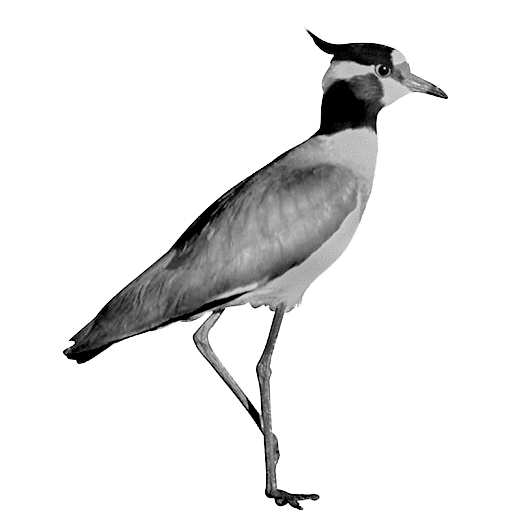
%> input picture stim/original/bird_01.tif, 512 x 512 px; its folder holds only this picture in this run
$ octave gabor_similarity.m   (GNU Octave 9; MATLAB toolbox functions it lacks are replaced by stand-ins)
%> lines starting %> are read from the running program, lines starting %| are printed output that depends on the picture
%> further down, im1 is the input picture: size 512x512 uint8; min 0, max 255, mean 232.2
### modelling/GWTgrid_simple.m
function [JetsMagnitude, JetsPhase, GridPosition] = GWTWgrid_Simple(Im,ComplexOrSimple,GridSize,Sigma)
%> called with ComplexOrSimple = 0, GridSize = 0

%%
%% The goal of this function is to transform a image with gabor wavelet
%% method, and then convultion values at limited positions of the image
%% will be choosed as output
%%
%% Usage: [JetsMagnitude, JetsPhase, GridPosition] = GWTWgrid_Simple(Im,ComplexOrSimple,GridSize,Sigma)
%%
%% Inputs to the function:
%%   Im                  -- The image you want to reconstruct with this function
%%
%%   ComplexOrSimple     -- If input is 0, the JetsMagnitude would be complex cell responses (40 values) (default)
%%                          If input is 1, the JetsMagnitude would be simple cell responses (80 values)
%%
%%   GridSize            -- If input is 0, grid size is 10*10 (default);
%%                          If input is 1, grid size is 12*12 ;
%%                          If input is 2, grid size would be the image size (128*128 or 256*256)
%%
%%   Sigma               -- control the size of gaussion envelope
%%
%%
%% Outputs of the functions:
%%   JetsMagnitude       -- Gabor wavelet transform magnitude
%%   JetsPhase           -- Gabor wavelet transform phase
%%   GridPosition        -- postions sampled
%%
%%

if nargin < 1
    disp('Please input the image you want to do gabor wavelet transform.');
    return;
end

if nargin < 2
    ComplexOrSimple = 0;
    GridSize = 0;
    Sigma = 2*pi;
end

if nargin < 3
    GridSize = 0;
    Sigma = 2*pi;
end

if nargin < 4
    Sigma = 2*pi;
end

%% FFT of the image
Im = double(Im);
ImFreq = fft2(Im);
[SizeX,SizeY] = size(Im);
%> SizeX = 256; SizeY = 256
if (SizeX~=SizeY)
    disp('The image has to be squared. Please try again');
    return;
end

%% generate the grid
if SizeX==256
    if GridSize == 0
        RangeXY = 40:20:220;
    elseif GridSize == 1
        RangeXY = 20:20:240;
    else
        RangeXY = 1:256;
    end
    [xx,yy] = meshgrid(RangeXY,RangeXY);
    Grid = xx + yy*i;
    Grid = Grid(:);
elseif SizeX==128
    if GridSize == 0
        RangeXY = 20:10:110;
    elseif GridSize == 1;
        RangeXY = 10:10:120;
    else
        RangeXY = 1:128;
    end
    [xx,yy] = meshgrid(RangeXY,RangeXY);
    Grid = xx + yy*i;
    Grid = Grid(:);
else
    disp('The image has to be 256*256 or 128*128. Please try again');
    return;
end
GridPosition = [imag(Grid) real(Grid)];

%% setup the paramers
nScale = 5; nOrientation = 8;
xyResL = SizeX; xHalfResL = SizeX/2; yHalfResL = SizeY/2;
%> after `xyResL = SizeX`: xyResL = 256
%> after `xHalfResL = SizeX/2`: xHalfResL = 128
%> after `yHalfResL = SizeY/2`: yHalfResL = 128
kxFactor = 2*pi/xyResL;
%> kxFactor = 0.0245
kyFactor = 2*pi/xyResL;
%> kyFactor = 0.0245

%% setup space coordinate
[tx,ty] = meshgrid(-xHalfResL:xHalfResL-1,-yHalfResL:yHalfResL-1);
tx = kxFactor*tx;
ty = kyFactor*(-ty);

%% initiallize useful variables
if ComplexOrSimple == 0
    JetsMagnitude  = zeros(length(Grid),nScale*nOrientation);
    JetsPhase      = zeros(length(Grid),nScale*nOrientation);
else
    JetsMagnitude  = zeros(length(Grid),2*nScale*nOrientation);
    JetsPhase      = zeros(length(Grid),nScale*nOrientation);
end

for LevelL = 0:nScale-1
    k0 = (pi/2)*(1/sqrt(2))^LevelL;
    for DirecL = 0:nOrientation-1
        kA = pi*DirecL/nOrientation;
        k0X = k0*cos(kA);
        k0Y = k0*sin(kA);
        %% generate a kernel specified scale and orientation, which has DC on the center
        FreqKernel = 2*pi*(exp(-(Sigma/k0)^2/2*((k0X-tx).^2+(k0Y-ty).^2))-exp(-(Sigma/k0)^2/2*(k0^2+tx.^2+ty.^2)));
        %% use fftshift to change DC to the corners
        FreqKernel = fftshift(FreqKernel);

        %% convolute the image with a kernel specified scale and orientation
        TmpFilterImage = ImFreq.*FreqKernel;
        %% calculate magnitude and phase
        if ComplexOrSimple == 0
            TmpGWTMag = abs(ifft2(TmpFilterImage));
            TmpGWTPhase = angle(ifft2(TmpFilterImage));
            %% get magnitude and phase at specific positions
            tmpMag = TmpGWTMag(RangeXY,RangeXY);
            tmpMag = (tmpMag');
            JetsMagnitude(:,LevelL*nOrientation+DirecL+1)=tmpMag(:);
            tmpPhase = TmpGWTPhase(RangeXY,RangeXY);
            tmpPhase = (tmpPhase')+ pi;
            JetsPhase(:,LevelL*nOrientation+DirecL+1)=tmpPhase(:);
        else
            TmpGWTMag_real = (real(ifft2(TmpFilterImage)));
            TmpGWTMag_imag = (imag(ifft2(TmpFilterImage)));
            TmpGWTPhase = angle(ifft2(TmpFilterImage));
            %% get magnitude and phase at specific positions
            tmpMag_real = TmpGWTMag_real(RangeXY,RangeXY);
            tmpMag_real = (tmpMag_real');
            tmpMag_imag = TmpGWTMag_imag(RangeXY,RangeXY);
            tmpMag_imag = (tmpMag_imag');
            JetsMagnitude_real(:,LevelL*nOrientation+DirecL+1) = tmpMag_real(:);
            JetsMagnitude_imag(:,LevelL*nOrientation+DirecL+1) =  tmpMag_imag(:);
            tmpPhase = TmpGWTPhase(RangeXY,RangeXY);
            tmpPhase = (tmpPhase')+ pi;
            JetsPhase(:,LevelL*nOrientation+DirecL+1)=tmpPhase(:);
        end
    end
end
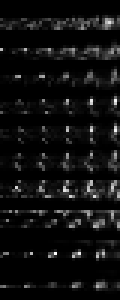
%> JetsMagnitude: size 100x40 double (shown 3 times larger); min 0, max 96.33, mean 6.1; drawn with min black and max white
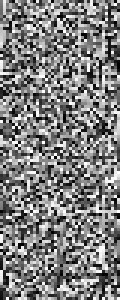
%> JetsPhase: size 100x40 double (shown 3 times larger); min 0.000844, max 6.28, mean 3.14; drawn with min black and max white
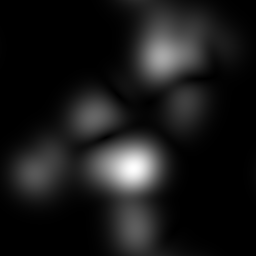
%> TmpGWTMag: size 256x256 double; min 3.62e-07, max 79.26, mean 7.9; drawn with min black and max white
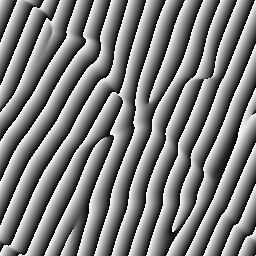
%> TmpGWTPhase: size 256x256 double; min -3.14, max 3.14, mean -0.00352; drawn with min black and max white

if ComplexOrSimple ~=0
    JetsMagnitude = [JetsMagnitude_real JetsMagnitude_imag];
end

### modelling/gabor_similarity.m
%%%%%%%%%%%
%% Extract Gabor similarity between images
%%%%%%%%%%

im_dir = "/user_data/vayzenbe/GitHub_Repos/pepdoc/stim/original/*.tif";


im_files = dir(im_dir);

n = 1;
for ii = 1:length(im_files)
    im1 = imread(strcat(im_files(ii).folder,'/', im_files(ii).name));
    im1 = imresize(im1,[256, 256]);

    D{1} = GWTgrid_simple(im1, 0, 0);
    for kk = (ii+1):length(im_files)
        im2 = imread(strcat(im_files(kk).folder,'/', im_files(kk).name));
        im2 = imresize(im2,[256, 256]);
        D{2} = GWTgrid_simple(im2, 0, 0);

        %gbj_rdm(n, 1) = im_files(ii).name(1:end-4);
        %gbj_rdm(n, 2) = im_files(kk).name(1:end-4);
        gbj_rdm(n, 1) = norm(D{1} - D{2});
        n = n +1;
    end
end

csvwrite('rdms/gbj_rdm.csv', gbj_rdm);
%gbj_rdm = array2table(gbj_rdm);
%gbj_rdm.Properties.VariableNames(1:3) = {'obj1', 'obj2', 'similarity'};
%writetable(gbj_rdm, 'gbj_rdm.csv');

$ run again, on stim/original/bird_05.tif
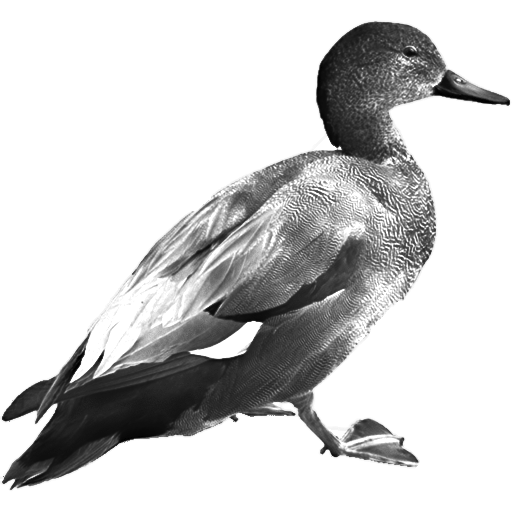
%> input picture stim/original/bird_05.tif, 512 x 512 px
%> im1 is the input picture: size 512x512 uint8; min 0, max 255, mean 205.7
%> im1: size 256x256 uint8
%> after the loop in GWTWgrid_Simple, `for LevelL = 0:nScale-1`:
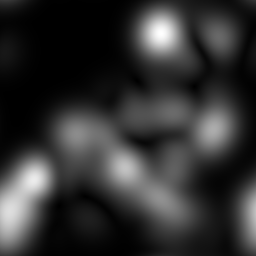
%> TmpGWTMag: size 256x256 double; min 2.4e-05, max 54.71, mean 10.8; drawn with min black and max white
%> after the loop in GWTWgrid_Simple, `for LevelL = 0:nScale-1`:
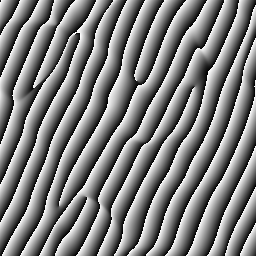
%> TmpGWTPhase: size 256x256 double; min -3.14, max 3.14, mean -0.00454; drawn with min black and max white

$ run again, on stim/original/graspable_02.tif
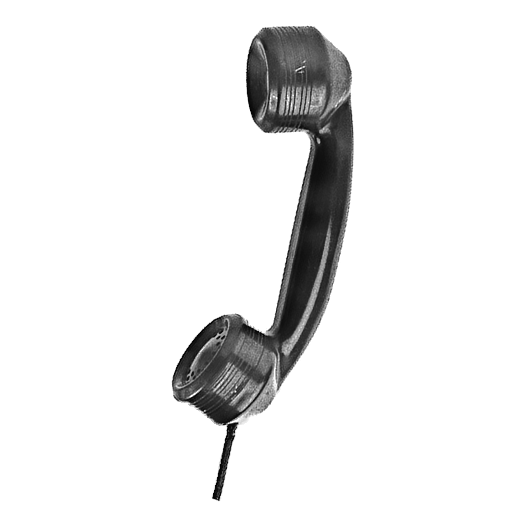
%> input picture stim/original/graspable_02.tif, 512 x 512 px
%> im1 is the input picture: size 512x512 uint8; min 1, max 255, mean 234.5
%> im1: size 256x256 uint8
%> after the loop in GWTWgrid_Simple, `for LevelL = 0:nScale-1`:
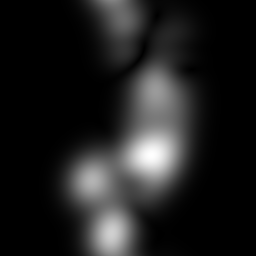
%> TmpGWTMag: size 256x256 double; min 2.29e-09, max 84.21, mean 10.4; drawn with min black and max white
%> after the loop in GWTWgrid_Simple, `for LevelL = 0:nScale-1`:
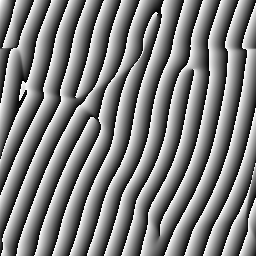
%> TmpGWTPhase: size 256x256 double; min -3.14, max 3.14, mean -0.00932; drawn with min black and max white

$ run again, on stim/original/bird_02.tif
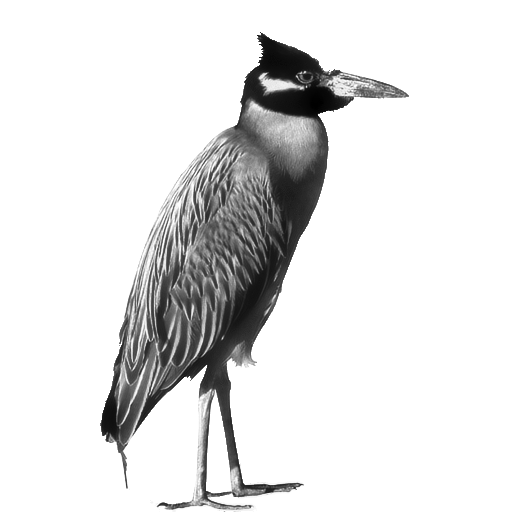
%> input picture stim/original/bird_02.tif, 512 x 512 px
%> im1 is the input picture: size 512x512 uint8; min 0, max 255, mean 225.5
%> im1: size 256x256 uint8
%> after the loop in GWTWgrid_Simple, `for LevelL = 0:nScale-1`:
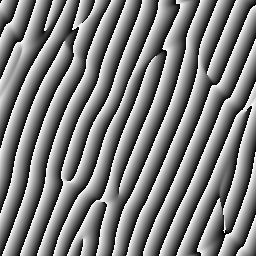
%> TmpGWTPhase: size 256x256 double; min -3.14, max 3.14, mean 0.00282; drawn with min black and max white
